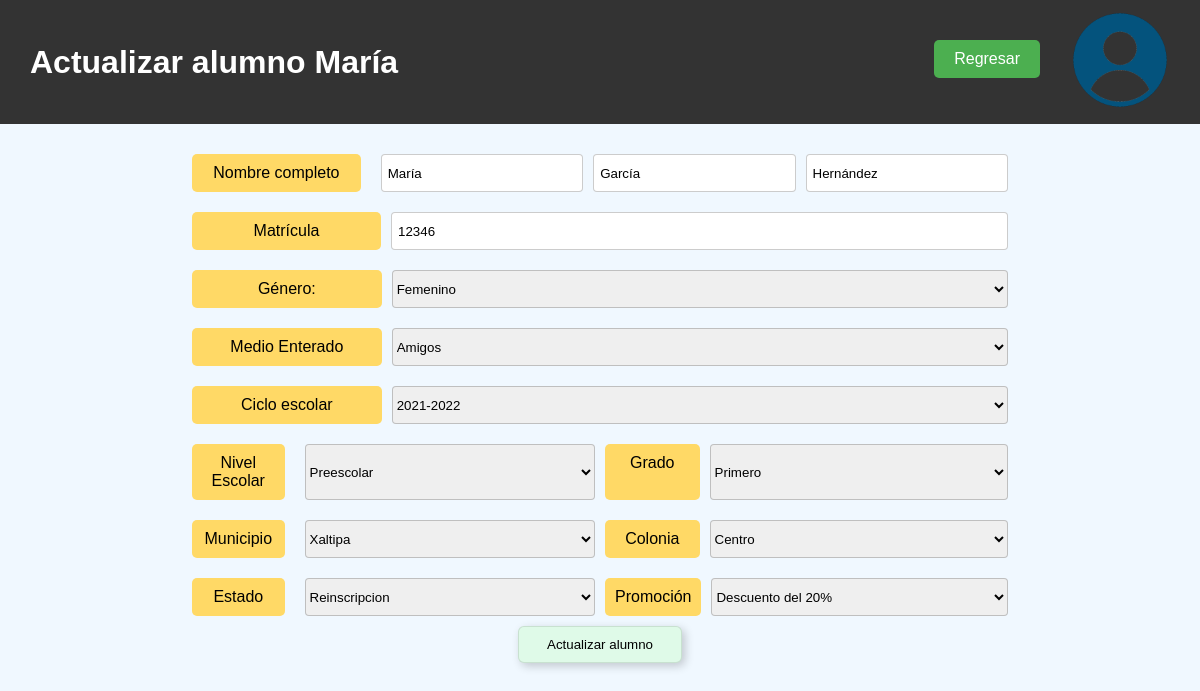
The app's page /actualizar_alumno.php?id=2, older data.
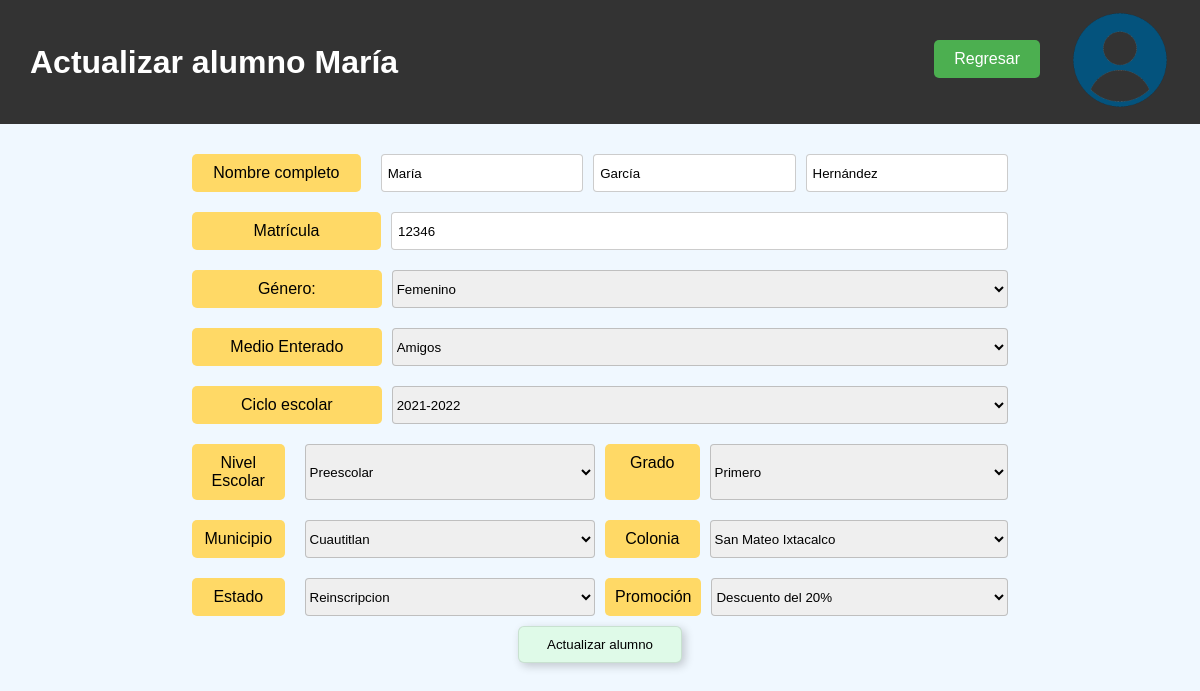
The same page, newer data.
### tables this page shows
CREATE TABLE alumno (
    id INT NOT NULL PRIMARY KEY AUTO_INCREMENT,
    nombre VARCHAR(60) NOT NULL,
    Ap VARCHAR(50) NOT NULL,
    Am VARCHAR(50) NOT NULL,
    matricula INT NOT NULL,
    municipio INT NOT NULL,
    genero INT NOT NULL,
    colonia INT NOT NULL,
    medio_enterado INT NOT NULL,
    promocion INT NOT NULL,
    estado INT NOT NULL,
    nivel_grado_ciclo_id INT NOT NULL,
    FOREIGN KEY (nivel_grado_ciclo_id) REFERENCES nivel_grado_ciclo(id),
    FOREIGN KEY (estado) REFERENCES estado(id),
    FOREIGN KEY (promocion) REFERENCES promocion(id),
    FOREIGN KEY (medio_enterado) REFERENCES medio_enterado(id),
    FOREIGN KEY (colonia) REFERENCES colonia(id),
    FOREIGN KEY (municipio) REFERENCES municipio(id),
    FOREIGN KEY (genero) REFERENCES genero(id)
);

CREATE TABLE genero (
    id INT NOT NULL PRIMARY KEY AUTO_INCREMENT,
    descripcion VARCHAR(50) NOT NULL
);

CREATE TABLE medio_enterado (
    id INT NOT NULL PRIMARY KEY AUTO_INCREMENT,
    descripcion VARCHAR(50) NOT NULL
);

CREATE TABLE nivel_grado_ciclo (
    id INT NOT NULL PRIMARY KEY AUTO_INCREMENT,
    nivel_educativo_id INT NOT NULL,
    grado_id INT NOT NULL,
    ciclo_id INT NOT NULL,
    FOREIGN KEY (nivel_educativo_id) REFERENCES nivel_educativo(id),
    FOREIGN KEY (grado_id) REFERENCES grado(id),
    FOREIGN KEY (ciclo_id) REFERENCES ciclo(id)
);

CREATE TABLE ciclo (
    id INT NOT NULL PRIMARY KEY AUTO_INCREMENT,
    descripcion VARCHAR(50) NOT NULL
);

CREATE TABLE nivel_educativo (
    id INT NOT NULL PRIMARY KEY AUTO_INCREMENT,
    descripcion VARCHAR(50) NOT NULL
);

CREATE TABLE grado (
    id INT NOT NULL PRIMARY KEY AUTO_INCREMENT,
    descripcion VARCHAR(50) NOT NULL,
    nivel_educativo_id INT NOT NULL,
    FOREIGN KEY (nivel_educativo_id) REFERENCES nivel_educativo(id)
);

CREATE TABLE municipio (
    id INT NOT NULL PRIMARY KEY AUTO_INCREMENT,
    descripcion VARCHAR(50) NOT NULL
);

CREATE TABLE colonia (
    id INT NOT NULL PRIMARY KEY AUTO_INCREMENT,
    descripcion VARCHAR(50) NOT NULL,
    municipio_id INT NOT NULL, 
    FOREIGN KEY (municipio_id) REFERENCES municipio(id) 
);

CREATE TABLE estado(
    id INT NOT NULL PRIMARY KEY AUTO_INCREMENT,
    descripcion VARCHAR(50) NOT NULL
);

CREATE TABLE promocion (
    id INT NOT NULL PRIMARY KEY AUTO_INCREMENT,
    descripcion VARCHAR(50) NOT NULL
);

### actualizar_alumno.php (the view, shortened to what this page needs)
<?php
$pdo = Conexion::connection();
if (!$_SERVER["REQUEST_METHOD"] === "GET") {
    header("Location: ../index.php?mensaje=err1");
    exit();
} else{
    try {
        $id = $_GET['id'];
        $stmt = $pdo->prepare(
            "SELECT a.*,
                    g.descripcion as genero_descripcion,
                    me.descripcion as medio_descripcion,
                    mu.descripcion as municipio_descripcion,
                    col.descripcion as colonia_descripcion,
                    e.descripcion as estado_descripcion,
                    p.descripcion as promocion_descripcion
            FROM alumno a
            INNER JOIN genero g ON a.genero = g.id
            INNER JOIN medio_enterado me ON a.medio_enterado = me.id
            INNER JOIN municipio mu ON a.municipio = mu.id
            INNER JOIN colonia col ON a.colonia = col.id
            INNER JOIN estado e ON a.estado = e.id
            INNER JOIN promocion p ON a.promocion = p.id
            WHERE a.id = :id"
        );
        $stmt->bindParam(':id', $id);
        $stmt->execute();
        $alumno = $stmt->fetch(PDO::FETCH_ASSOC);
    } catch (\Throwable $th) {
        echo "Error: ". $th->getMessage();
        exit();
    }
    try {
        $id = $_GET['id'];
        $stmt = $pdo->prepare(
            "SELECT ngc.id as nivel_grado_ciclo_id,
                    c.id as ciclo_id,
                    n.id as nivel_educativo_id,
                    g.id as grado_id,
                    c.descripcion as ciclo_descripcion,
                    n.descripcion as nivel_descripcion,
                    g.descripcion as grado_descripcion
            FROM nivel_grado_ciclo ngc
            INNER JOIN ciclo c ON ngc.ciclo_id = c.id
            INNER JOIN nivel_educativo n ON ngc.nivel_educativo_id = n.id
            INNER JOIN grado g ON ngc.grado_id = g.id
            WHERE ngc.id = :id"
        );
        $stmt->bindParam(':id', $id);
        $stmt->execute();
        $nivel_grado_ciclo = $stmt->fetch(PDO::FETCH_ASSOC);
    } catch (\Throwable $th) {
        echo "Error: ". $th->getMessage();
        exit();
    }
}
?>
<!DOCTYPE html>
<html lang="es">
<head>
    <link rel="stylesheet" href="css/registrarAlumno.css">
</head>
<body>
    <header>
        <h1>Actualizar alumno <?php echo htmlspecialchars($alumno['nombre']); ?></h1>
        <a href="alumnos.php" class="botonInicio">Regresar</a>
        <a href="usuario.php">
            <img src="img/usuario.png" alt="Cuenta de usuario">
        </a>
    </header>
    <div class="container">
        <form action="php/actualizarAlumno.php" method="POST">
            <div class="form-group">
                <label for="nombre">Nombre completo</label>
                <input type="text" id="nombre" name="nombre" placeholder="Nombre(s)" value="<?php echo htmlspecialchars($alumno['nombre']); ?>" required>
                <input type="text" id="ap" name="ap" placeholder="Apellido Paterno" value="<?php echo htmlspecialchars($alumno['Ap']); ?>" required>
                <input type="text" id="am" name="am" placeholder="Apellido Materno" value="<?php echo htmlspecialchars($alumno['Am']); ?>" required>
            </div>
            <div class="form-group">
                <label for="matricula">Matrícula</label>
                <input type="text" id="matricula" name="matricula" value="<?php echo htmlspecialchars($alumno['matricula']); ?>" placeholder="0000" required>
            </div>
            <div class="form-group">
                <label for="genero">Género:</label>
                <select name="genero" id="genero" required onchange="limpiarSelect('genero')">
                    <option value="<?php echo htmlspecialchars($alumno['genero']); ?>">
                        <?php echo htmlspecialchars($alumno['genero_descripcion']); ?>
                    </option>
                </select>
            </div>
            <div class="form-group">
                <label for="medio_enterado">Medio Enterado</label>
                <select name="medio_enterado" id="medio_enterado" required onchange="limpiarSelect('medio_enterado')">
                    <option value="<?php echo htmlspecialchars($alumno['medio_enterado']); ?>">
                        <?php echo htmlspecialchars($alumno['medio_descripcion']); ?>
                    </option>
                </select>
            </div>
            <div class="form-group">
                <label for="ciclo">Ciclo escolar</label>
                <select name="ciclo" id="ciclo" required onchange="limpiarSelect('ciclo')">
                    <option value="<?php echo htmlspecialchars($nivel_grado_ciclo['ciclo_id']); ?>">
                        <?php echo htmlspecialchars($nivel_grado_ciclo['ciclo_descripcion']); ?>
                    </option>
                </select>
            </div>
            <div class="group-1">
                <div class="form-group">
                    <label for="nivel_escolar">Nivel Escolar</label>
                    <select name="nivel_escolar" id="nivel_escolar" onchange="cargarGrados()" required>
                        <option value="<?php echo htmlspecialchars($nivel_grado_ciclo['nivel_educativo_id']);?>">
                            <?php echo htmlspecialchars($nivel_grado_ciclo['nivel_descripcion']); ?>
                    </select>
                </div>
                <div class="form-group">
                    <label for="grado">Grado</label>
                    <select name="grado" id="grado" required onchange="limpiarSelect('grado')">
                        <option value="<?php echo htmlspecialchars($nivel_grado_ciclo['grado_id']);?>">
                            <?php echo htmlspecialchars($nivel_grado_ciclo['grado_descripcion']); ?>
                        </option>
                    </select>
                </div>
            </div>
            <div class="group-1">
                <div class="form-group">
                    <label for="municipio">Municipio</label>
                    <select name="municipio" id="municipio" onchange="cargarColonias()" required>
                        <option value="<?php echo htmlspecialchars($alumno['municipio']);?>">
                            <?php echo htmlspecialchars($alumno['municipio_descripcion']); ?>
                        </option>
                    </select>
                </div>
                <div class="form-group">
                    <label for="colonia">Colonia</label>
                    <select name="colonia" id="colonia" required onchange="limpiarSelect('colonia')">
                        <option value="<?php echo htmlspecialchars($alumno['colonia']);?>">
                            <?php echo htmlspecialchars($alumno['colonia_descripcion']); ?>
                        </option>
                    </select>
                </div>
            </div>
            <div class="group-1">
                <div class="form-group">
                    <label for="estado">Estado</label>
                    <select name="estado" id="estado" required onchange="limpiarSelect('estado')">
                        <option value="<?php echo htmlspecialchars($alumno['estado']);?>">
                            <?php echo htmlspecialchars($alumno['estado_descripcion']); ?>
                        </option>
                    </select>
                </div>
                <div class="form-group">
                <label for="promocion">Promoción</label>
                <select name="promocion" id="promocion" required onchange="limpiarSelect('promocion')">
                    <option value="<?php echo htmlspecialchars($alumno['promocion']);?>">
                        <?php echo htmlspecialchars($alumno['promocion_descripcion']); ?>
                    </option>
                </select>
                </div>
            </div>
            <button type="submit" class="submit-btn">Actualizar alumno</button>
        </form>
    </div>
</body>
</html>

### css/registrarAlumno.css (style rules this page uses)
* { padding: 0; margin: 0; box-sizing: border-box; }
html { font-family: 'Lucida Sans', 'Lucida Sans Regular', 'Lucida Grande', 'Lucida Sans Unicode', Geneva, Verdana, sans-serif; background-color: #f0f8ff; }
header { background-color: #333; padding: 10px 30px 10px 30px; color: #fff; text-align: center; display: flex; justify-content: space-between; align-items: center; }
header img { width: 100px; display: inline; transition: all 0.2s ease-in-out; }
.botonInicio { position: absolute; top: 40px; right: 160px; padding: 10px 20px; font-size: 16px; color: #fff; background-color: #4caf50; border: none; border-radius: 5px; text-decoration: none; transition: background-color 0.3s ease, transform 0.3s ease; }
.container { width: 68%; margin: 20px auto; animation: inicio 1s normal; }
form { display: flex; flex-direction: column; align-items: center; }
.form-group { display: flex; justify-content: space-between; margin: 10px 0; width: 100%; }
.group-1 { display: flex; width: 100%; gap: 10px; }
.form-group:first-child { gap: 10px; }
.form-group label { width: 30%; text-align: center; margin-right: 10px; background-color: #ffd966; padding: 10px; border-radius: 5px; }
label[for="nombre"] { width: 80%; }
.form-group select { width: 100%; border: 1px solid rgb(0, 0, 0, 0.2); border-radius: 4px; }
form input[type="text"], form input[type="password"] { padding: 6px; border: 1px solid rgb(0, 0, 0, 0.2); border-radius: 4px; width: 100%; outline: none; transition: .3s; }
form button[type="submit"] { width: 20%; padding: 10px; border-radius: 6px; border: 1px solid rgb(0, 0, 0, 0.1); background-color: #dffae8; box-shadow: 3px 3px 10px rgb(0, 0, 0, 0.2); transition: .5s; outline: none; }

Row changes from the older to the newer data that the page shows:
changed alumno "María": municipio "Xaltipa" → "Cuautitlan"; colonia "Centro" → "San Mateo Ixtacalco"
